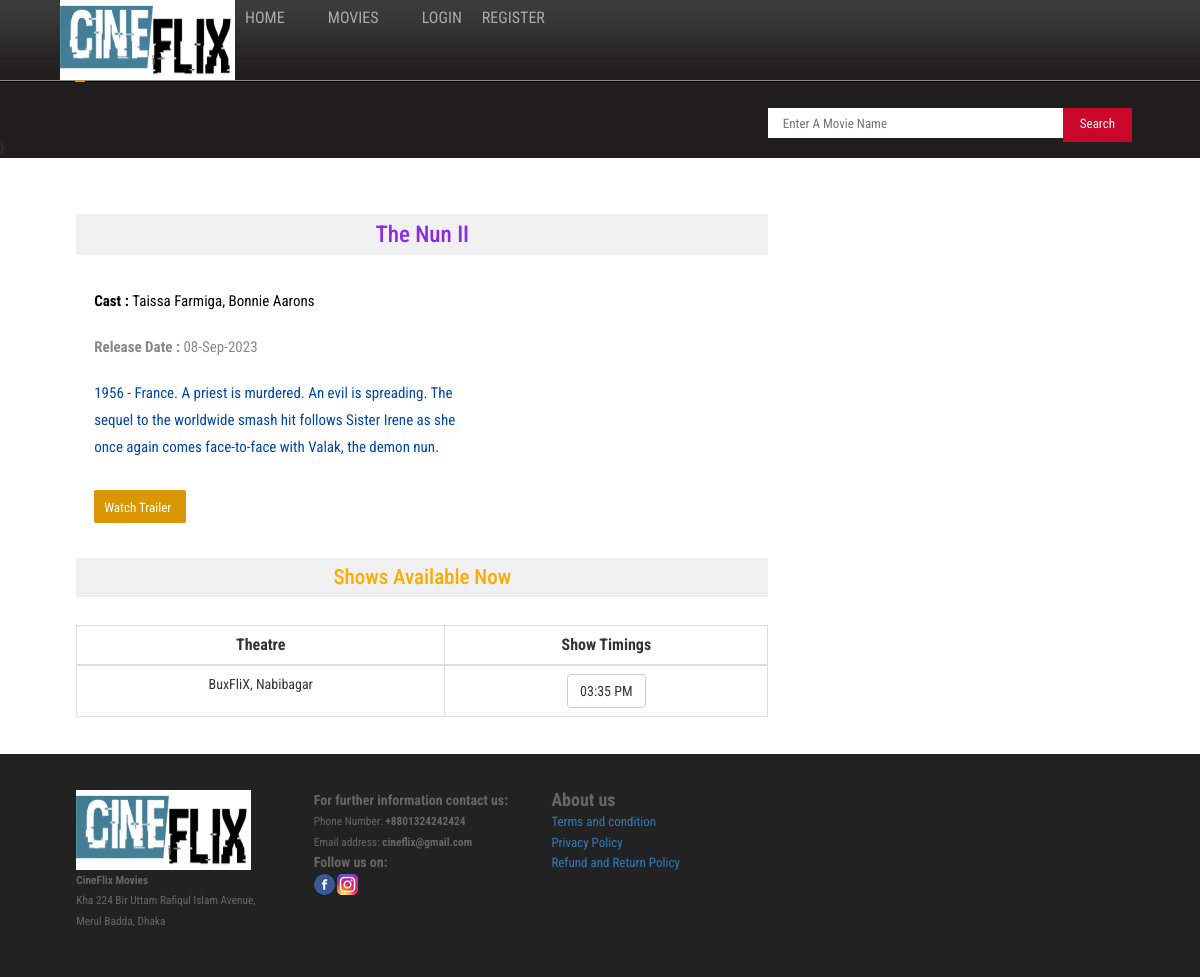
Screenshot of /about.php?id=12 with the database file from the repository.
### tables this page shows
CREATE TABLE `Movies` (
  `movie_id` int(11) NOT NULL,
  `t_id` int(11) NOT NULL COMMENT 'theatre id',
  `movie_name` varchar(255) NOT NULL,
  `cast` varchar(500) NOT NULL,
  `desc` varchar(1000) NOT NULL,
  `release_date` date NOT NULL,
  `image` varchar(200) NOT NULL,
  `video_url` varchar(200) NOT NULL,
  `status` int(1) NOT NULL COMMENT '0 means active '
);

CREATE TABLE `Theater` (
  `id` int(11) NOT NULL,
  `name` varchar(100) NOT NULL,
  `address` varchar(100) NOT NULL,
  `place` varchar(100) NOT NULL,
  `state` varchar(50) NOT NULL,
  `pin` int(11) NOT NULL
);

CREATE TABLE `Shows` (
  `s_id` int(11) NOT NULL,
  `st_id` int(11) NOT NULL COMMENT 'show time id',
  `theatre_id` int(11) NOT NULL,
  `movie_id` int(11) NOT NULL,
  `start_date` date NOT NULL,
  `status` int(11) NOT NULL COMMENT '1 means show available',
  `r_status` int(11) NOT NULL
);

CREATE TABLE `ShowTime` (
  `st_id` int(11) NOT NULL,
  `screen_id` int(11) NOT NULL,
  `name` varchar(40) NOT NULL COMMENT 'noon,second,etc',
  `start_time` time NOT NULL
);

### about.php (the view, shortened to what this page needs)
<?php include('header.php');
	$qry2=mysqli_query($con,"select * from movies where movie_id='".$_GET['id']."'");
	$movie=mysqli_fetch_array($qry2);
	?>
<div class="content">
	<div class="wrap">
		<div class="content-top">
				<div class="section group">
					<div class="about span_1_of_2">
						<h3 style="color:blueviolet; font-size:23px; text-align: center" class="text-center"><?php echo $movie['movie_name']; ?></h3>
							<div class="about-top">
								<div class="desc span_3_of_2">
									<p class="p-link" style="font-size:15px; color:#000;"><b>Cast : </b><?php echo $movie['cast']; ?></p>
									<p class="p-link" style="font-size:15px; colour:#2f4f4f;"><b>Release Date : </b><?php echo date('d-M-Y',strtotime($movie['release_date'])); ?></p>
									<p style="font-size:15px; color:#0047AB;"><?php echo $movie['desc']; ?></p>
									<a href="<?php echo $movie['video_url']; ?>" target="_blank" class="watch_but" style="text-decoration:none;">Watch Trailer</a>
								</div>
							</div>
							<?php $s=mysqli_query($con,"select DISTINCT theatre_id from shows where movie_id='".$movie['movie_id']."'");
							if(mysqli_num_rows($s))
							{?>
							<table class="table table-hover table-bordered text-center">
								<h3 style="2f4f4f;" class="text-center">Shows Available Now</h3>
								<thead>
										<tr>
											<th class="text-center" style="font-size:16px;"><b>Theatre</b></th>
											<th class="text-center" style="font-size:16px;"><b>Show Timings</b></th>
										</tr>
									</thead>
							<?php
								while($shw=mysqli_fetch_array($s))
								{
									$t=mysqli_query($con,"select * from theater where id='".$shw['theatre_id']."'");
									$theatre=mysqli_fetch_array($t);
									?>
									<tbody>
									<tr>
										<td >
											<?php echo $theatre['name'].", ".$theatre['place'];?>
										</td>
										<td>
											<?php $tr=mysqli_query($con,"select * from shows where movie_id='".$movie['movie_id']."' and theatre_id='".$shw['theatre_id']."'");
											while($shh=mysqli_fetch_array($tr))
											{
												$ttm=mysqli_query($con,"select  * from showtime where st_id='".$shh['st_id']."'");
												$ttme=mysqli_fetch_array($ttm);
												?>
												<a href="check_login.php?show=<?php echo $shh['s_id'];?>&movie=<?php echo $shh['movie_id'];?>&theatre=<?php echo $shw['theatre_id'];?>"><button class="btn btn-default"><?php echo date('h:i A',strtotime($ttme['start_time']));?></button></a>
												<?php
											}
											?>
										</td>
									</tr>
									</tbody>
									<?php
								}
							?>
						</table>
							<?php
							}
							else
							{
								?>
								<h3 style="color:#444; font-size:23px;" class="text-center">Currently there are no any shows available!</h3>
								<?php
							}
							?>
					</div>
			</div>
			</div>
	</div>
</div>
<?php include('footer.php');?>

### css/style.css (style rules this page uses)
html * { font-family: "Roboto Condensed", sans-serif; }
html, body, div, span, applet, object, iframe, h1, h2, h3, h4, h5, h6, p, blockquote, pre, a, abbr, acronym, address, big, cite, code, del, dfn, em, img, ins, kbd, q, s, samp, small, strike, strong, sub, sup, tt, var, b, u, i, dl, dt, dd, ol, nav ul, nav li, fieldset, form, label, legend, table, caption, tbody, tfoot, thead, tr, th, td, article, aside, canvas, details, embed, figure, figcaption, footer, header, hgroup, menu, nav, output, ruby, section, summary, time, mark, audio, video { margin: 0; padding: 0; border: 0; font-size: 100%; font: inherit; vertical-align: baseline; font-family: "Roboto Condensed", sans-serif; }
table { border-collapse: collapse; border-spacing: 0; }
a { text-decoration: none; }
body { font-family: "AmbleRegular"; background: #fff; }
.wrap { width: 80%; margin: 0 auto; }
.group:after { visibility: hidden; display: block; content: ""; clear: both; height: 0; }
.content { background: #fff; padding: 20px 0; }
.content-top h3 { color: #fcac03; font-size: 2em; padding: 1.5%; }
.about { display: block; float: left; }
.about:first-child { margin-left: 0; }
.desc { display: block; float: left; margin: 0% 0 0% 2.6%; }
.span_1_of_2 { width: 67.1%; padding: 1.5%; }
.span_3_of_2 { width: 52.2%; }
.span_3_of_2 p { font-size: 0.8125em; padding: 0.3em 0; color: #888; line-height: 1.8em; }
.watch_but { display: inline-block; background: #db9603; position: relative; border-radius: 2px; font-size: 13px; line-height: 11px; color: #fff; border-bottom: 1px solid #db9603; border-right: 1px solid #db9603; margin: 15px 0 0; padding: 12px 14px 9px 10px; }
.about-top { margin-bottom: 5%; }
a { color: #888; font-size: 13px; line-height: 1.5em; }
.span_1_of_2 h3 { color: #fcac03; font-size: 1.5em; margin-bottom: 4%; background: #f0f0f0; padding: 8px; }
@media only screen and (max-width: 1280px) and (min-width: 1024px) { .wrap { width: 90%; } }

### footer.php (style rules this page uses)
.content { padding-bottom:0px !important; }

### rows the page displays
movies: movie_name "The Nun II", cast "Taissa Farmiga, Bonnie Aarons", release_date "08-Sep-2023", desc "1956 - France. A priest is murdered. An evil is spreading. The sequel to the worldwide smash hit follows Sister Irene as she once again comes face-to-face with Valak, the demon nun."
theater: name "BuxFliX", place "Nabibagar"
shows: st.start_time "03:35 PM"
